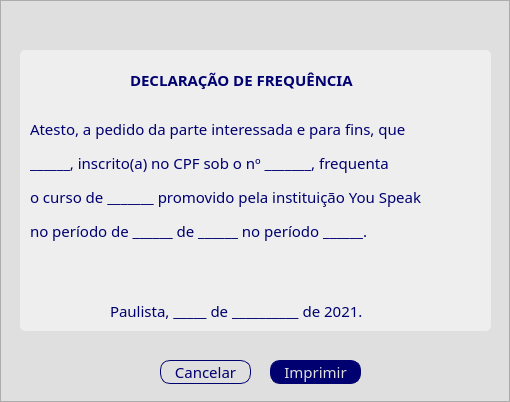
<?xml version="1.0" encoding="UTF-8"?>
<ui version="4.0">
 <class>Form</class>
 <widget class="QWidget" name="Form">
  <property name="geometry">
   <rect>
    <x>0</x>
    <y>0</y>
    <width>510</width>
    <height>402</height>
   </rect>
  </property>
  <property name="minimumSize">
   <size>
    <width>510</width>
    <height>402</height>
   </size>
  </property>
  <property name="maximumSize">
   <size>
    <width>510</width>
    <height>402</height>
   </size>
  </property>
  <property name="sizeIncrement">
   <size>
    <width>510</width>
    <height>402</height>
   </size>
  </property>
  <property name="baseSize">
   <size>
    <width>510</width>
    <height>402</height>
   </size>
  </property>
  <property name="windowTitle">
   <string>Declaração de matrícula</string>
  </property>
  <widget class="QFrame" name="frame">
   <property name="geometry">
    <rect>
     <x>0</x>
     <y>0</y>
     <width>510</width>
     <height>402</height>
    </rect>
   </property>
   <property name="minimumSize">
    <size>
     <width>510</width>
     <height>402</height>
    </size>
   </property>
   <property name="maximumSize">
    <size>
     <width>510</width>
     <height>402</height>
    </size>
   </property>
   <property name="sizeIncrement">
    <size>
     <width>510</width>
     <height>402</height>
    </size>
   </property>
   <property name="styleSheet">
    <string notr="true">background-color: rgb(223, 223, 223);</string>
   </property>
   <property name="frameShape">
    <enum>QFrame::StyledPanel</enum>
   </property>
   <property name="frameShadow">
    <enum>QFrame::Raised</enum>
   </property>
   <widget class="QPushButton" name="pushButton_9">
    <property name="geometry">
     <rect>
      <x>270</x>
      <y>360</y>
      <width>91</width>
      <height>24</height>
     </rect>
    </property>
    <property name="styleSheet">
     <string notr="true">QPushButton {
	font: 15px Montserrat, sans-serif;
	font-weight: normal;
	border: 1px solid rgb(0, 0, 112) ;
	border-radius: 10px;
	color: rgb(223, 223, 223);
	background-color: rgb(0, 0, 112);
}

QPushButton:hover {
	background-color: rgb(237, 224, 7);
	border-radius: 10px;
	color: rgb(0, 0, 112);
}

QPushButton:pressed {
	background-color: rgb(211, 214, 4);
}</string>
    </property>
    <property name="text">
     <string>Imprimir</string>
    </property>
   </widget>
   <widget class="QPushButton" name="pushButton_8">
    <property name="geometry">
     <rect>
      <x>160</x>
      <y>360</y>
      <width>91</width>
      <height>24</height>
     </rect>
    </property>
    <property name="styleSheet">
     <string notr="true">QPushButton {
	font: 15px Montserrat, sans-serif;
	font-weight: normal;
	border: 1px solid rgb(0, 0, 112) ;
	border-radius: 10px;
	color: rgb(0, 0, 112);
}

QPushButton:hover {
	background-color: rgb(237, 224, 7);
	border-radius: 10px;
	color: rgb(0, 0, 112);
}

QPushButton:pressed {
	background-color: rgb(211, 214, 4);
}</string>
    </property>
    <property name="text">
     <string>Cancelar</string>
    </property>
   </widget>
   <widget class="QFrame" name="frame_2">
    <property name="geometry">
     <rect>
      <x>20</x>
      <y>50</y>
      <width>471</width>
      <height>281</height>
     </rect>
    </property>
    <property name="styleSheet">
     <string notr="true">QFrame {
	background-color: rgb(238, 238, 238);
	border-radius: 5px;
}</string>
    </property>
    <property name="frameShape">
     <enum>QFrame::StyledPanel</enum>
    </property>
    <property name="frameShadow">
     <enum>QFrame::Raised</enum>
    </property>
    <widget class="QLabel" name="label_9">
     <property name="geometry">
      <rect>
       <x>110</x>
       <y>20</y>
       <width>251</width>
       <height>20</height>
      </rect>
     </property>
     <property name="styleSheet">
      <string notr="true">QLabel {
	font: 15px Montserrat, sans-serif;
	font-weight: bold;
	color: rgb(0, 0, 112);
}</string>
     </property>
     <property name="text">
      <string>DECLARAÇÃO DE FREQUÊNCIA</string>
     </property>
    </widget>
    <widget class="QLabel" name="label_10">
     <property name="geometry">
      <rect>
       <x>10</x>
       <y>40</y>
       <width>444</width>
       <height>180</height>
      </rect>
     </property>
     <property name="minimumSize">
      <size>
       <width>444</width>
       <height>180</height>
      </size>
     </property>
     <property name="maximumSize">
      <size>
       <width>444</width>
       <height>180</height>
      </size>
     </property>
     <property name="sizeIncrement">
      <size>
       <width>444</width>
       <height>180</height>
      </size>
     </property>
     <property name="baseSize">
      <size>
       <width>444</width>
       <height>180</height>
      </size>
     </property>
     <property name="styleSheet">
      <string notr="true">QLabel {
	font: 15px Montserrat, sans-serif;
	font-weight: normal;
	color: rgb(0, 0, 112);
}</string>
     </property>
     <property name="text">
      <string>&lt;html&gt;&lt;head/&gt;&lt;body&gt;&lt;p&gt;Atesto, a pedido da parte interessada e para fins, que&lt;/p&gt;&lt;p&gt;______, inscrito(a) no CPF sob o nº _______, frequenta&lt;/p&gt;&lt;p&gt;o curso de _______ promovido pela instituição You Speak&lt;/p&gt;&lt;p&gt; no período de ______ de ______ no período ______.&lt;/p&gt;&lt;/body&gt;&lt;/html&gt;</string>
     </property>
    </widget>
    <widget class="QLabel" name="label_11">
     <property name="geometry">
      <rect>
       <x>90</x>
       <y>250</y>
       <width>281</width>
       <height>20</height>
      </rect>
     </property>
     <property name="styleSheet">
      <string notr="true">QLabel {
	font: 15px Montserrat, sans-serif;
	font-weight: normal;
	color: rgb(0, 0, 112);
}</string>
     </property>
     <property name="text">
      <string>&lt;html&gt;&lt;head/&gt;&lt;body&gt;&lt;p&gt;Paulista, _____ de __________ de 2021.&lt;/p&gt;&lt;/body&gt;&lt;/html&gt;</string>
     </property>
    </widget>
   </widget>
  </widget>
 </widget>
 <resources/>
 <connections/>
</ui>
